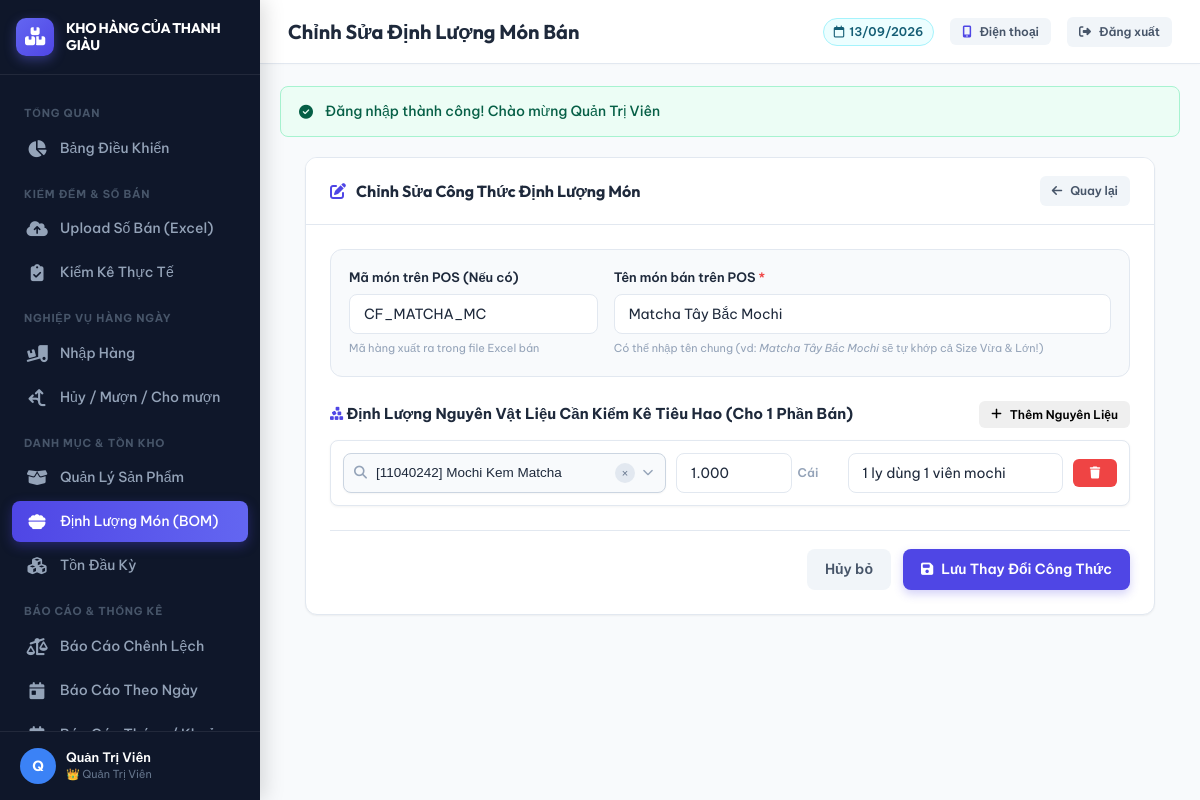
Screenshot of /dinhluong/sua.php?ma=CF_MATCHA_MC&ten=Matcha+Tây+Bắc+Mochi (signed in) with the database file from the repository.
### tables this page shows
CREATE TABLE `dinh_luong_mon` (
  `id` int(11) NOT NULL AUTO_INCREMENT,
  `ma_mon_pos` varchar(100) NOT NULL COMMENT 'Mã món bán trên POS / File Excel',
  `ten_mon_pos` varchar(255) NOT NULL COMMENT 'Tên món trên POS (vd: Matcha Mochi, Sandwich)',
  `san_pham_id` int(11) NOT NULL COMMENT 'ID của nguyên vật liệu/sản phẩm kiểm kê trong kho',
  `so_luong_tieu_hao` decimal(12,3) NOT NULL DEFAULT 1.000 COMMENT 'Số lượng NVL dùng cho 1 phần bán',
  `ghi_chu` varchar(255) DEFAULT NULL,
  `created_at` datetime NOT NULL DEFAULT current_timestamp(),
  `updated_at` datetime DEFAULT NULL ON UPDATE current_timestamp(),
  PRIMARY KEY (`id`),
  KEY `idx_ma_pos` (`ma_mon_pos`),
  KEY `idx_sp_id` (`san_pham_id`),
  CONSTRAINT `dinh_luong_mon_ibfk_1` FOREIGN KEY (`san_pham_id`) REFERENCES `san_pham` (`id`) ON DELETE CASCADE
);

CREATE TABLE `san_pham` (
  `id` int(11) NOT NULL AUTO_INCREMENT,
  `ma_sp` varchar(50) NOT NULL,
  `ten_sp` varchar(255) NOT NULL,
  `nhom_sp` varchar(100) NOT NULL COMMENT 'B??nh, ????? ??n, N?????c su???i, ????? u???ng pha ch???...',
  `don_vi_tinh` varchar(50) NOT NULL DEFAULT 'C??i',
  `can_kiem_ke` tinyint(1) NOT NULL DEFAULT 1 COMMENT '1: C???n ki???m k??, 0: B??? qua khi ki???m k??',
  `trang_thai` tinyint(1) NOT NULL DEFAULT 1 COMMENT '1: Ho???t ?????ng, 0: ???? x??a m???m',
  `ghi_chu` text DEFAULT NULL,
  `created_at` datetime NOT NULL DEFAULT current_timestamp(),
  `updated_at` datetime DEFAULT NULL ON UPDATE current_timestamp(),
  PRIMARY KEY (`id`),
  UNIQUE KEY `ma_sp` (`ma_sp`),
  KEY `idx_ma_sp` (`ma_sp`),
  KEY `idx_can_kiem_ke` (`can_kiem_ke`),
  KEY `idx_trang_thai` (`trang_thai`)
);

### dinhluong/sua.php (the view, shortened to what this page needs)
<?php
$db = getDB();
$origMa = trim($_GET['ma'] ?? '');
$origTen = trim($_GET['ten'] ?? '');
$stmtOld = $db->prepare("
    SELECT dlm.*, sp.ma_sp, sp.ten_sp, sp.don_vi_tinh, sp.nhom_sp
    FROM dinh_luong_mon dlm
    JOIN san_pham sp ON sp.id = dlm.san_pham_id
    WHERE (dlm.ma_mon_pos = :ma OR (:ma = '' AND (dlm.ma_mon_pos IS NULL OR dlm.ma_mon_pos = '')))
      AND dlm.ten_mon_pos = :ten
    ORDER BY dlm.id ASC
");
$stmtOld->execute(['ma' => $origMa, 'ten' => $origTen]);
$currentIngredients = $stmtOld->fetchAll();
include __DIR__ . '/../includes/header.php';
?>
<div style="max-width: 850px; margin: 0 auto;">
    <div class="card">
        <div class="card-header">
            <h2 class="card-title">
                <i class="fa-solid fa-pen-to-square" style="color: var(--primary);"></i>
                Chỉnh Sửa Công Thức Định Lượng Món
            </h2>
            <a href="<?= BASE_URL ?>/dinhluong/danh_sach.php" class="btn btn-secondary btn-sm">
                <i class="fa-solid fa-arrow-left"></i> Quay lại
            </a>
        </div>
        <div class="card-body">
            <form method="POST" action="" id="form-dinh-luong">
                <div style="display: grid; grid-template-columns: 1fr 2fr; gap: 16px; margin-bottom: 24px; background: #f8fafc; padding: 18px; border-radius: var(--border-radius); border: 1px solid var(--border-color);">
                    <div class="form-group" style="margin-bottom: 0;">
                        <label class="form-label" for="ma_mon_pos">Mã món trên POS (Nếu có)</label>
                        <input type="text" id="ma_mon_pos" name="ma_mon_pos" class="form-control" placeholder="Ví dụ: 10010341, MATCHA01" value="<?= htmlspecialchars($_POST['ma_mon_pos'] ?? $origMa) ?>">
                        <small style="font-size: 11px; color: var(--text-muted);">Mã hàng xuất ra trong file Excel bán</small>
                    </div>
                    <div class="form-group" style="margin-bottom: 0;">
                        <label class="form-label" for="ten_mon_pos">Tên món bán trên POS <span style="color: var(--danger);">*</span></label>
                        <input type="text" id="ten_mon_pos" name="ten_mon_pos" list="pos-dishes-list" class="form-control" required placeholder="Ví dụ: Matcha Tây Bắc Mochi, Sandwich Thập Cẩm..." value="<?= htmlspecialchars($_POST['ten_mon_pos'] ?? $origTen) ?>">
                        <small style="font-size: 11px; color: var(--text-muted);">Có thể nhập tên chung (vd: <em>Matcha Tây Bắc Mochi</em> sẽ tự khớp cả Size Vừa & Lớn!)</small>
                    </div>
                </div>
                <div style="margin-bottom: 12px; display: flex; justify-content: space-between; align-items: center;">
                    <label class="form-label" style="font-size: 15px; font-weight: 700; margin: 0;">
                        <i class="fa-solid fa-cubes-stacked" style="color: var(--primary);"></i>
                        Định Lượng Nguyên Vật Liệu Cần Kiểm Kê Tiêu Hao (Cho 1 Phần Bán)
                    </label>
                    <button type="button" class="btn btn-outline-primary btn-sm" id="btn-add-nvl">
                        <i class="fa-solid fa-plus"></i> Thêm Nguyên Liệu
                    </button>
                </div>
                <div id="nvl-container" style="display: flex; flex-direction: column; gap: 12px; margin-bottom: 24px;">
                    <?php
                    $rowsToShow = !empty($_POST['nvl']) ? $_POST['nvl'] : $currentIngredients;
                    foreach ($rowsToShow as $idx => $item):
                        $sl = $item['so_luong_tieu_hao'] ?? ($item['so_luong'] ?? 1);
                        $ghiChu = $item['ghi_chu'] ?? '';
                    ?>
                        <div class="nvl-row" style="display: grid; grid-template-columns: 3fr 1.5fr 2fr 44px; gap: 10px; align-items: center; background: #fff; padding: 12px; border-radius: 8px; border: 1px solid var(--border-color); box-shadow: 0 1px 3px rgba(0,0,0,0.05);">
                            <div>
                            </div>
                            <div style="display: flex; align-items: center; gap: 6px;">
                                <input type="number" step="any" min="0.001" name="nvl[<?= $idx ?>][so_luong]" class="form-control text-right" required value="<?= htmlspecialchars($sl) ?>" placeholder="SL">
                                <span class="dvt-label" style="font-size: 12px; font-weight: 600; color: var(--text-muted); min-width: 40px;"><?= htmlspecialchars($item['don_vi_tinh'] ?? 'đv') ?></span>
                            </div>
                            <div>
                                <input type="text" name="nvl[<?= $idx ?>][ghi_chu]" class="form-control" placeholder="Ghi chú (vd: 1 viên, 2 lát...)" value="<?= htmlspecialchars($ghiChu) ?>">
                            </div>
                            <div>
                                <button type="button" class="btn btn-danger btn-sm btn-remove-nvl" style="width: 100%; padding: 8px 0;" title="Xóa dòng">
                                    <i class="fa-solid fa-trash"></i>
                                </button>
                            </div>
                        </div>
                    <?php endforeach; ?>
                </div>
                <div style="display: flex; justify-content: flex-end; gap: 12px; border-top: 1px solid var(--border-color); padding-top: 18px;">
                    <a href="<?= BASE_URL ?>/dinhluong/danh_sach.php" class="btn btn-secondary">Hủy bỏ</a>
                    <button type="submit" class="btn btn-primary">
                        <i class="fa-solid fa-floppy-disk"></i> Lưu Thay Đổi Công Thức
                    </button>
                </div>
            </form>
        </div>
    </div>
</div>
<?php include __DIR__ . '/../includes/footer.php'; ?>

### assets/css/style.css (style rules this page uses)
:root { --primary: #4f46e5; --primary-hover: #4338ca; --primary-light: #eef2ff; --secondary: #64748b; --success: #10b981; --success-light: #ecfdf5; --danger: #ef4444; --danger-light: #fef2f2; --warning: #f59e0b; --warning-light: #fffbeb; --info: #06b6d4; --info-light: #ecfeff; --bg-main: #f8fafc; --bg-card: #ffffff; --bg-sidebar: #0f172a; --sidebar-text: #94a3b8; --sidebar-active: #ffffff; --text-primary: #1e293b; --text-secondary: #64748b; --text-muted: #94a3b8; --border-color: #e2e8f0; --border-radius-sm: 8px; --border-radius: 12px; --border-radius-lg: 16px; --shadow-sm: 0 1px 2px 0 rgba(0, 0, 0, 0.05); --shadow: 0 4px 6px -1px rgba(0, 0, 0, 0.07), 0 2px 4px -2px rgba(0, 0, 0, 0.05); --shadow-md: 0 10px 15px -3px rgba(0, 0, 0, 0.08), 0 4px 6px -4px rgba(0, 0, 0, 0.03); --shadow-lg: 0 20px 25px -5px rgba(0, 0, 0, 0.1), 0 8px 10px -6px rgba(0, 0, 0, 0.05); --font-main: 'Be Vietnam Pro', sans-serif; --font-heading: 'Outfit', 'Be Vietnam Pro', sans-serif; }
* { box-sizing: border-box; margin: 0; padding: 0; }
body { font-family: var(--font-main); background-color: var(--bg-main); color: var(--text-primary); line-height: 1.5; -webkit-font-smoothing: antialiased; }
a { color: var(--primary); text-decoration: none; transition: all 0.2s ease; }
.card { background: var(--bg-card); border: 1px solid var(--border-color); border-radius: var(--border-radius); box-shadow: var(--shadow-sm); margin-bottom: 24px; overflow: hidden; transition: transform 0.2s, box-shadow 0.2s; }
.card-header { padding: 18px 24px; border-bottom: 1px solid var(--border-color); display: flex; align-items: center; justify-content: space-between; background-color: #ffffff; }
.card-title { font-family: var(--font-heading); font-size: 16px; font-weight: 700; color: var(--text-primary); display: flex; align-items: center; gap: 10px; }
.card-body { padding: 24px; }
.btn { display: inline-flex; align-items: center; justify-content: center; gap: 8px; padding: 10px 18px; border-radius: var(--border-radius-sm); font-weight: 600; font-size: 14px; border: none; cursor: pointer; transition: all 0.2s ease; text-decoration: none; font-family: var(--font-main); }
.btn-primary { background-color: var(--primary); color: #fff; box-shadow: 0 4px 10px rgba(79, 70, 229, 0.25); }
.btn-danger { background-color: var(--danger); color: #fff; }
.btn-secondary { background-color: #f1f5f9; color: #475569; }
.btn-sm { padding: 6px 12px; font-size: 12px; border-radius: 6px; }
.form-group { margin-bottom: 18px; }
.form-label { display: block; margin-bottom: 6px; font-weight: 600; font-size: 13px; color: var(--text-primary); }
.form-control { width: 100%; padding: 10px 14px; border: 1px solid var(--border-color); border-radius: var(--border-radius-sm); font-family: var(--font-main); font-size: 14px; background-color: #ffffff; color: var(--text-primary); transition: all 0.2s ease; }

### rows the page displays
dinh_luong_mon: so_luong_tieu_hao "1.000", san_pham.don_vi_tinh "Cái", ghi_chu "1 ly dùng 1 viên mochi"

### other values shown
$user['ho_ten'] "Quản Trị Viên"
$pageTitle "Chỉnh Sửa Định Lượng Món Bán"
$flash['message'] "Đăng nhập thành công! Chào mừng Quản Trị Viên"
